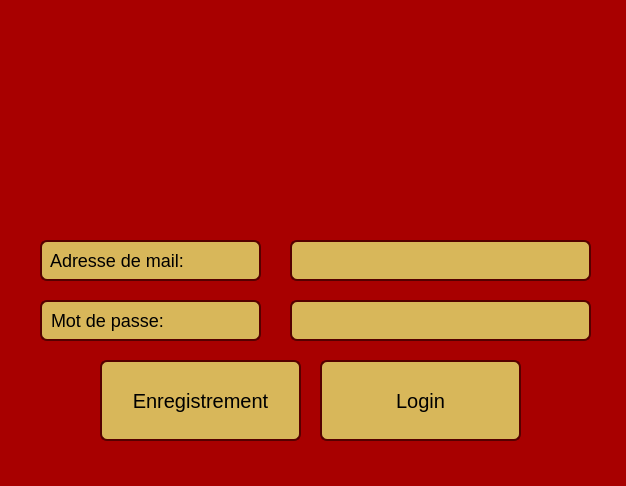
<?xml version="1.0" encoding="UTF-8"?>
<ui version="4.0">
 <class>loginMenu</class>
 <widget class="QMainWindow" name="loginMenu">
  <property name="geometry">
   <rect>
    <x>0</x>
    <y>0</y>
    <width>626</width>
    <height>486</height>
   </rect>
  </property>
  <property name="windowTitle">
   <string>Login</string>
  </property>
  <property name="styleSheet">
   <string notr="true">QMainWindow{
background: black;
font-size: 15px;
}</string>
  </property>
  <widget class="QWidget" name="centralWidget">
   <property name="styleSheet">
    <string notr="true">QWidget{
background: rgb(168, 0, 0);
}</string>
   </property>
   <widget class="QLineEdit" name="passwordLineEdit">
    <property name="geometry">
     <rect>
      <x>290</x>
      <y>300</y>
      <width>301</width>
      <height>41</height>
     </rect>
    </property>
    <property name="styleSheet">
     <string notr="true">QLineEdit{
border: 2px solid rgb(85, 0, 0);
border-radius:7px;
background: #D8B75A;
font-size: 14px;
}</string>
    </property>
    <property name="text">
     <string/>
    </property>
   </widget>
   <widget class="QLineEdit" name="emailLineEdit">
    <property name="geometry">
     <rect>
      <x>290</x>
      <y>240</y>
      <width>301</width>
      <height>41</height>
     </rect>
    </property>
    <property name="toolTip">
     <string>&lt;html&gt;&lt;head/&gt;&lt;body&gt;&lt;p&gt;Input your email&lt;/p&gt;&lt;p&gt;&lt;br/&gt;&lt;/p&gt;&lt;/body&gt;&lt;/html&gt;</string>
    </property>
    <property name="styleSheet">
     <string notr="true">QLineEdit{
border: 2px solid rgb(85, 0, 0);
border-radius:7px;
background: #D8B75A;
font-size: 14px;
}</string>
    </property>
    <property name="text">
     <string/>
    </property>
   </widget>
   <widget class="QLabel" name="emailLabel">
    <property name="geometry">
     <rect>
      <x>40</x>
      <y>240</y>
      <width>221</width>
      <height>41</height>
     </rect>
    </property>
    <property name="styleSheet">
     <string notr="true">QLabel{
border: 2px solid rgb(85, 0, 0);
border-radius:7px;
background: #D8B75A;
font-size: 18px;
}</string>
    </property>
    <property name="text">
     <string> Adresse de mail:</string>
    </property>
   </widget>
   <widget class="QLabel" name="passwordLabel">
    <property name="geometry">
     <rect>
      <x>40</x>
      <y>300</y>
      <width>221</width>
      <height>41</height>
     </rect>
    </property>
    <property name="styleSheet">
     <string notr="true">QLabel{
border: 2px solid rgb(85, 0, 0);
border-radius:7px;
background: #D8B75A;
font-size: 18px;
}</string>
    </property>
    <property name="text">
     <string> Mot de passe:</string>
    </property>
   </widget>
   <widget class="QPushButton" name="registerPushButton">
    <property name="geometry">
     <rect>
      <x>100</x>
      <y>360</y>
      <width>201</width>
      <height>81</height>
     </rect>
    </property>
    <property name="styleSheet">
     <string notr="true">QPushButton{
border: 2px solid rgb(85, 0, 0);
border-radius:7px;
background: #D8B75A;
font-size: 20px;
}</string>
    </property>
    <property name="text">
     <string>Enregistrement</string>
    </property>
   </widget>
   <widget class="QPushButton" name="logInPushButton">
    <property name="geometry">
     <rect>
      <x>320</x>
      <y>360</y>
      <width>201</width>
      <height>81</height>
     </rect>
    </property>
    <property name="toolTip">
     <string>&lt;html&gt;&lt;head/&gt;&lt;body&gt;&lt;p&gt;Apasa-ma&lt;/p&gt;&lt;p&gt;&lt;br/&gt;&lt;/p&gt;&lt;/body&gt;&lt;/html&gt;</string>
    </property>
    <property name="toolTipDuration">
     <number>8</number>
    </property>
    <property name="styleSheet">
     <string notr="true">QPushButton{
border: 2px solid rgb(85, 0, 0);
border-radius:7px;
background: #D8B75A;
font-size: 20px;
}</string>
    </property>
    <property name="text">
     <string>Login</string>
    </property>
   </widget>
   <widget class="QLabel" name="logo">
    <property name="geometry">
     <rect>
      <x>180</x>
      <y>20</y>
      <width>281</width>
      <height>201</height>
     </rect>
    </property>
    <property name="text">
     <string/>
    </property>
   </widget>
  </widget>
 </widget>
 <layoutdefault spacing="6" margin="11"/>
 <tabstops>
  <tabstop>emailLineEdit</tabstop>
  <tabstop>passwordLineEdit</tabstop>
  <tabstop>logInPushButton</tabstop>
  <tabstop>registerPushButton</tabstop>
 </tabstops>
 <resources/>
 <connections/>
</ui>
